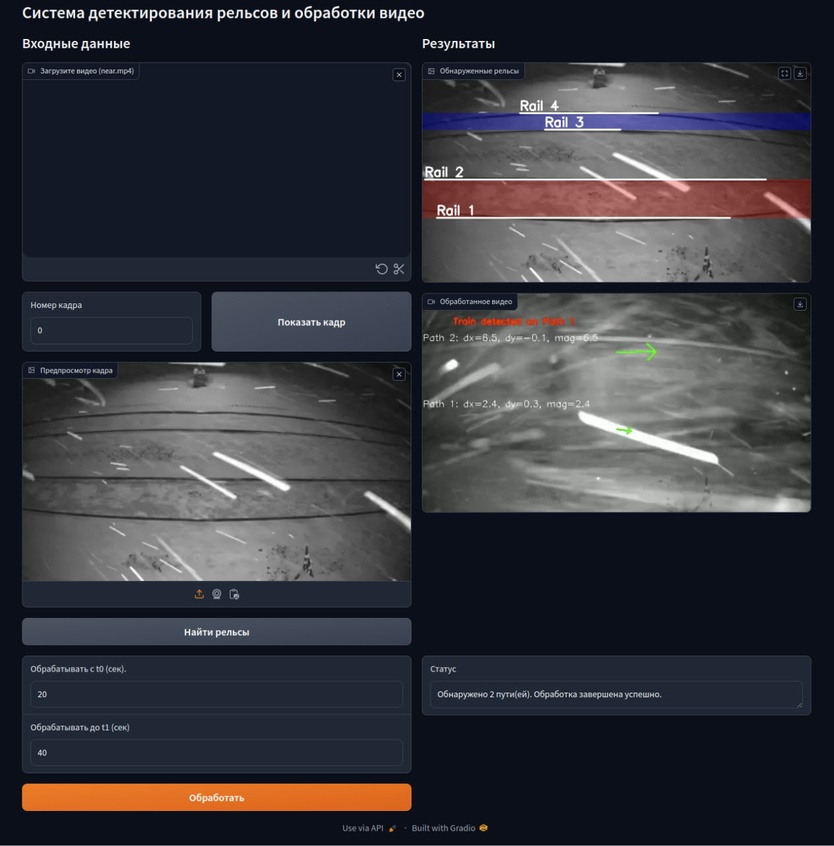
#> input picture assets/gradio_example.jpg, 834 x 846 px, shrunk from 1263 x 1280 before the run
$ python -i rails_detection.py   (imports and definitions only)
#> lines starting #> are read from the running program, lines starting #| are printed output that depends on the picture
#> further down, picture is the input picture: shape (846, 834, 3); mean B, G, R 61.1, 54.4, 53.9
import cv2
import numpy as np
from dataclasses import dataclass
from typing import List, Tuple, Optional

@dataclass
class Line:
    x1: int
    y1: int
    x2: int
    y2: int

    @property
    def avg_y(self) -> float:
        return (self.y1 + self.y2) / 2

    def to_tuple(self) -> Tuple[int, int, int, int]:
        return (self.x1, self.y1, self.x2, self.y2)

class ImagePreprocessor:
    def __init__(self, canny1: int = 80, canny2: int = 200):
        self.canny1 = canny1
        self.canny2 = canny2

    def preprocess(self, img_bgr: np.ndarray) -> np.ndarray:
        cv2.blur(img_bgr, (7, 7))
        gray = cv2.cvtColor(img_bgr, cv2.COLOR_BGR2GRAY)
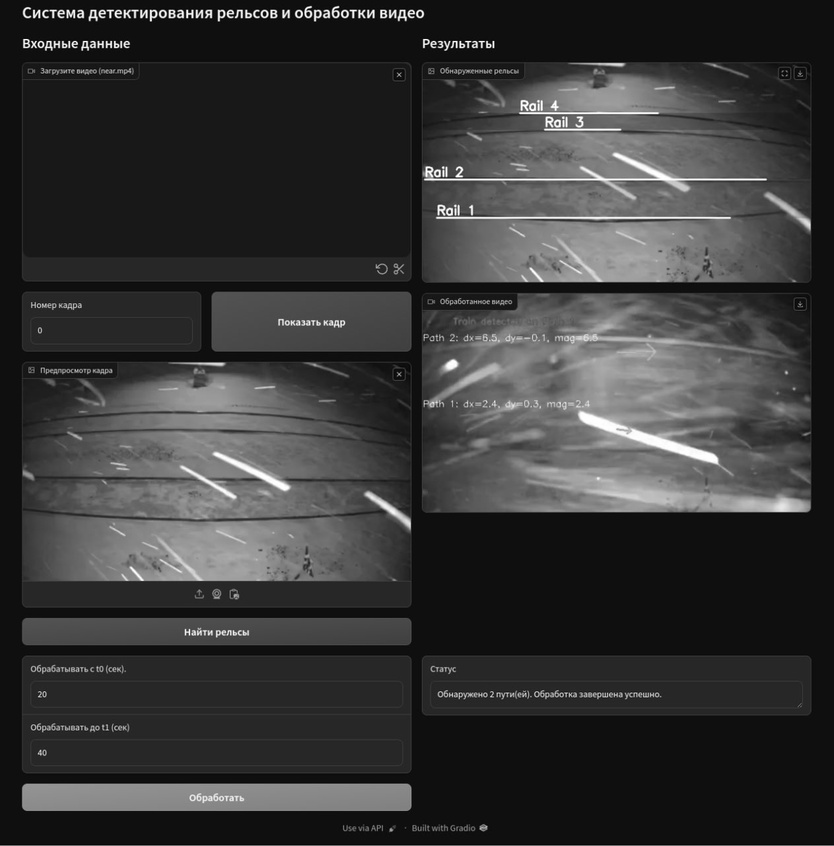
#> gray: shape (846, 834); min 0, max 255, mean 55
        return cv2.Canny(gray, self.canny1, self.canny2)
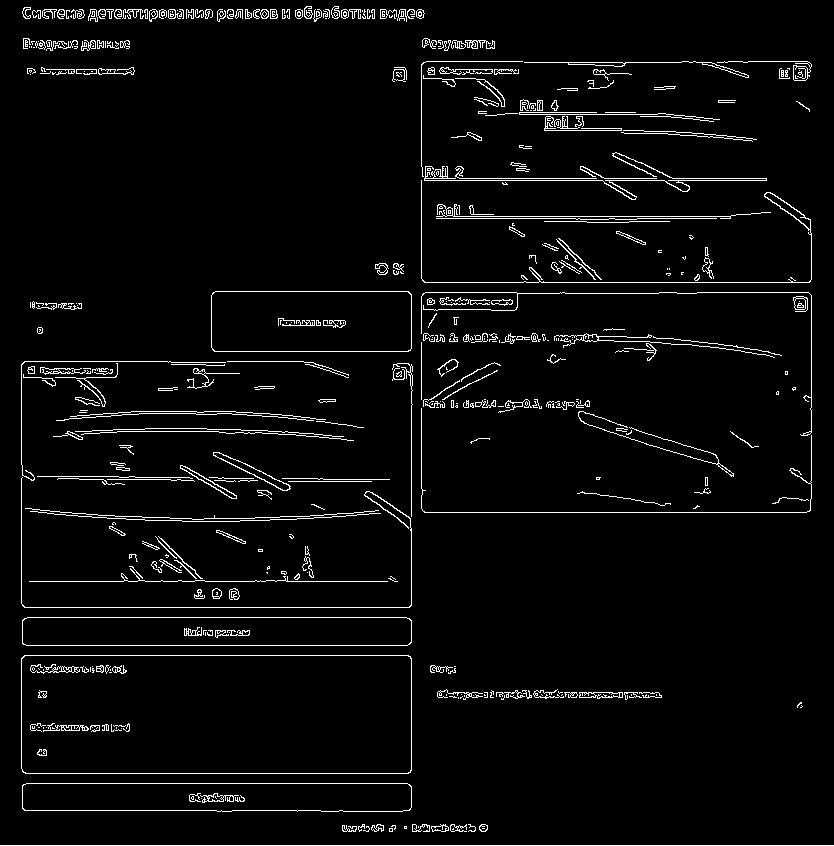
#> returned value: shape (846, 834); 3.8% white in thin lines or dots

class LineDetector:
    # [43 lines left out: functions __init__, detect, _filter_lines, not called in this run]

class LineGrouper:
    def __init__(self, eps_y: int = 25):
        self.eps_y = eps_y

    # [38 lines left out: functions group_lines, _merge_group, not called in this run]

class PathVisualizer:
    # [56 lines left out: functions __init__, visualize, _draw_lines_and_labels, not called in this run]

class RailDetector:
    # [30 lines left out: functions __init__, detect_rails, not called in this run]

>>> import cv2
>>> picture = cv2.imread('../assets/gradio_example.jpg')
>>> result = ImagePreprocessor().preprocess(picture)
